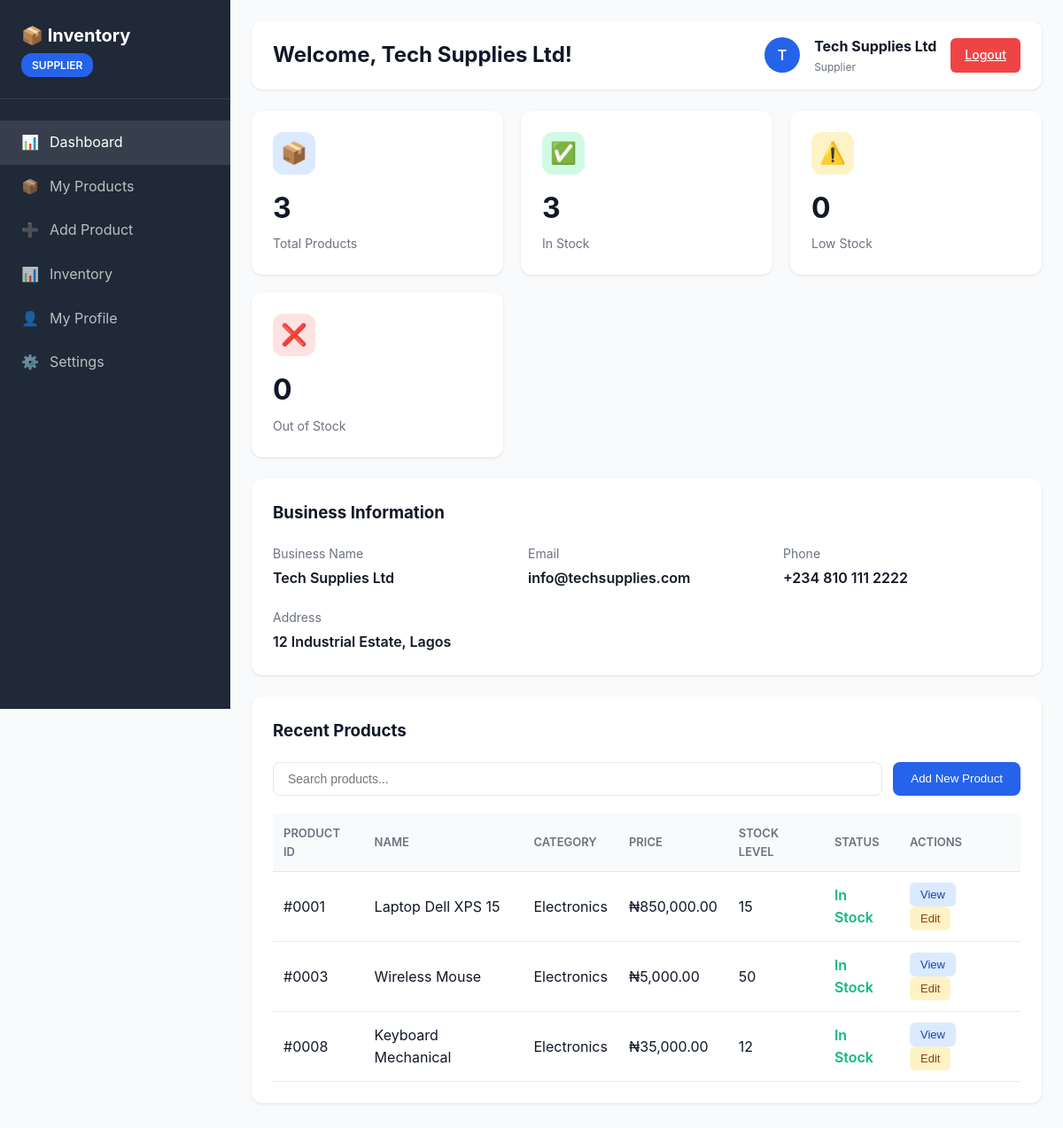
Page /dashboards/supplier_dashboard.php (signed in) on the committed database.
### tables this page shows
CREATE TABLE Supplier (
    SupplierID INT PRIMARY KEY AUTO_INCREMENT,
    Name VARCHAR(100) NOT NULL,
    Email VARCHAR(100) UNIQUE NOT NULL,
    PhoneNo VARCHAR(20),
    ContactInfo VARCHAR(100),
    Address TEXT,
    CreatedAt TIMESTAMP DEFAULT CURRENT_TIMESTAMP,
    UpdatedAt TIMESTAMP DEFAULT CURRENT_TIMESTAMP ON UPDATE CURRENT_TIMESTAMP,
    INDEX idx_supplier_email (Email),
    INDEX idx_supplier_name (Name)
);

CREATE TABLE Product (
    ProductID INT PRIMARY KEY AUTO_INCREMENT,
    ProductName VARCHAR(100) NOT NULL,
    Description TEXT,
    Category VARCHAR(50),
    Price DECIMAL(10, 2) NOT NULL,
    SupplierID INT,
    CreatedAt TIMESTAMP DEFAULT CURRENT_TIMESTAMP,
    UpdatedAt TIMESTAMP DEFAULT CURRENT_TIMESTAMP ON UPDATE CURRENT_TIMESTAMP,
    FOREIGN KEY (SupplierID) REFERENCES Supplier(SupplierID) ON DELETE SET NULL ON UPDATE CASCADE,
    INDEX idx_product_name (ProductName),
    INDEX idx_product_category (Category),
    INDEX idx_product_supplier (SupplierID)
);

### dashboards/supplier_dashboard.php (the view, shortened to what this page needs)
<?php
require_once '../config/db.php';
try {
    $stmt = $pdo->prepare("
        SELECT * FROM Supplier WHERE SupplierID = ?
    ");
    $stmt->execute([$_SESSION['reference_id']]);
    $supplier = $stmt->fetch();
    $stmt = $pdo->prepare("
        SELECT p.*,
               COALESCE(i.Quantity, 0) as StockLevel
        FROM Product p
        LEFT JOIN Inventory i ON p.ProductID = i.ProductID
        WHERE p.SupplierID = ?
        ORDER BY p.CreatedAt DESC
        LIMIT 10
    ");
    $stmt->execute([$_SESSION['reference_id']]);
    $products = $stmt->fetchAll();
    $stmt = $pdo->prepare("SELECT COUNT(*) as count FROM Product WHERE SupplierID = ?");
    $stmt->execute([$_SESSION['reference_id']]);
    $productCount = $stmt->fetch()['count'];
} catch(Exception $e) {
    error_log("Dashboard Error: " . $e->getMessage());
    $products = [];
    $productCount = 0;
}
?>
<!DOCTYPE html>
<html lang="en">
<head>
    <link rel="stylesheet" href="../assets/css/style.css">
    <link rel="stylesheet" href="../assets/css/dashboard.css">
</head>
<body>
    <div class="dashboard-container">
        <aside class="sidebar">
            <div class="sidebar-header">
                <h2>📦 Inventory</h2>
                <span class="role-badge">Supplier</span>
            </div>
            <nav class="sidebar-nav">
                <a href="#" class="nav-item active">
                    <span>📊</span> Dashboard
                </a>
                <a href="#" class="nav-item">
                    <span>📦</span> My Products
                </a>
                <a href="#" class="nav-item">
                    <span>➕</span> Add Product
                </a>
                <a href="#" class="nav-item">
                    <span>📊</span> Inventory
                </a>
                <a href="#" class="nav-item">
                    <span>👤</span> My Profile
                </a>
                <a href="#" class="nav-item">
                    <span>⚙️</span> Settings
                </a>
            </nav>
        </aside>
        <main class="main-content">
            <div class="top-bar">
                <h1>Welcome, <?php echo htmlspecialchars($supplier['Name']); ?>!</h1>
                <div class="user-info">
                    <div class="user-avatar">
                        <?php echo strtoupper(substr($supplier['Name'], 0, 1)); ?>
                    </div>
                    <div>
                        <div><strong><?php echo htmlspecialchars($_SESSION['user_name']); ?></strong></div>
                        <div style="font-size: 12px; color: #6b7280;">Supplier</div>
                    </div>
                    <a href="../auth/logout.php" class="logout-btn">Logout</a>
                </div>
            </div>
            <div class="stats-grid">
                <div class="stat-card blue">
                    <div class="stat-icon">📦</div>
                    <div class="stat-value"><?php echo $productCount; ?></div>
                    <div class="stat-label">Total Products</div>
                </div>
                <div class="stat-card green">
                    <div class="stat-icon">✅</div>
                    <div class="stat-value">
                        <?php
                        $inStock = array_filter($products, function($p) { return $p['StockLevel'] > 0; });
                        echo count($inStock);
                        ?>
                    </div>
                    <div class="stat-label">In Stock</div>
                </div>
                <div class="stat-card yellow">
                    <div class="stat-icon">⚠️</div>
                    <div class="stat-value">
                        <?php
                        $lowStock = array_filter($products, function($p) { return $p['StockLevel'] > 0 && $p['StockLevel'] < 10; });
                        echo count($lowStock);
                        ?>
                    </div>
                    <div class="stat-label">Low Stock</div>
                </div>
                <div class="stat-card red">
                    <div class="stat-icon">❌</div>
                    <div class="stat-value">
                        <?php
                        $outOfStock = array_filter($products, function($p) { return $p['StockLevel'] == 0; });
                        echo count($outOfStock);
                        ?>
                    </div>
                    <div class="stat-label">Out of Stock</div>
                </div>
            </div>
            <div class="content-card">
                <h3>Business Information</h3>
                <div style="display: grid; grid-template-columns: repeat(auto-fit, minmax(250px, 1fr)); gap: 20px; margin-top: 20px;">
                    <div>
                        <p style="color: #6b7280; font-size: 14px; margin-bottom: 4px;">Business Name</p>
                        <p style="font-weight: 600;"><?php echo htmlspecialchars($supplier['Name']); ?></p>
                    </div>
                    <div>
                        <p style="color: #6b7280; font-size: 14px; margin-bottom: 4px;">Email</p>
                        <p style="font-weight: 600;"><?php echo htmlspecialchars($supplier['Email']); ?></p>
                    </div>
                    <div>
                        <p style="color: #6b7280; font-size: 14px; margin-bottom: 4px;">Phone</p>
                        <p style="font-weight: 600;"><?php echo htmlspecialchars($supplier['PhoneNo']); ?></p>
                    </div>
                    <div>
                        <p style="color: #6b7280; font-size: 14px; margin-bottom: 4px;">Address</p>
                        <p style="font-weight: 600;"><?php echo htmlspecialchars($supplier['Address']); ?></p>
                    </div>
                </div>
            </div>
            <div class="content-card">
                <h3>Recent Products</h3>
                <?php if (empty($products)): ?>
                    <div style="text-align: center; padding: 40px; color: #6b7280;">
                        <p style="font-size: 48px; margin-bottom: 16px;">📦</p>
                        <p style="font-size: 18px; font-weight: 600; margin-bottom: 8px;">No products yet</p>
                        <p>Add your first product to get started</p>
                        <button class="btn-primary" style="margin-top: 20px;">Add Product</button>
                    </div>
                <?php else: ?>
                    <div class="search-bar">
                        <input type="text" placeholder="Search products..."
                               onkeyup="searchTable(this.value, 'productsTable')">
                        <button>Add New Product</button>
                    </div>
                    <table class="data-table" id="productsTable">
                        <thead>
                            <tr>
                                <th>Product ID</th>
                                <th>Name</th>
                                <th>Category</th>
                                <th>Price</th>
                                <th>Stock Level</th>
                                <th>Status</th>
                                <th>Actions</th>
                            </tr>
                        </thead>
                        <tbody>
                            <?php foreach ($products as $product): ?>
                            <tr>
                                <td>#<?php echo str_pad($product['ProductID'], 4, '0', STR_PAD_LEFT); ?></td>
                                <td><?php echo htmlspecialchars($product['ProductName']); ?></td>
                                <td><?php echo htmlspecialchars($product['Category'] ?? 'N/A'); ?></td>
                                <td>₦<?php echo number_format($product['Price'], 2); ?></td>
                                <td><?php echo $product['StockLevel']; ?></td>
                                <td>
                                    <?php if ($product['StockLevel'] > 10): ?>
                                        <span style="color: #10b981; font-weight: 600;">In Stock</span>
                                    <?php elseif ($product['StockLevel'] > 0): ?>
                                        <span style="color: #f59e0b; font-weight: 600;">Low Stock</span>
                                    <?php else: ?>
                                        <span style="color: #ef4444; font-weight: 600;">Out of Stock</span>
                                    <?php endif; ?>
                                </td>
                                <td>
                                    <button class="action-btn view">View</button>
                                    <button class="action-btn edit">Edit</button>
                                </td>
                            </tr>
                            <?php endforeach; ?>
                        </tbody>
                    </table>
                <?php endif; ?>
            </div>
        </main>
    </div>
</body>
</html>

### assets/css/style.css (style rules this page uses)
* { margin: 0; padding: 0; box-sizing: border-box; }
:root { --primary-color: #2563eb; --primary-hover: #1d4ed8; --success-color: #10b981; --error-color: #ef4444; --warning-color: #f59e0b; --dark-bg: #1f2937; --light-bg: #f9fafb; --border-color: #e5e7eb; --text-primary: #111827; --text-secondary: #6b7280; --shadow: 0 1px 3px rgba(0, 0, 0, 0.1); --shadow-lg: 0 10px 25px rgba(0, 0, 0, 0.1); }
body { font-family: -apple-system, BlinkMacSystemFont, 'Segoe UI', Roboto, Oxygen, Ubuntu, Cantarell, sans-serif; background: linear-gradient(135deg, #667eea 0%, #764ba2 100%); color: var(--text-primary); line-height: 1.6; min-height: 100vh; }

### assets/css/dashboard.css (style rules this page uses)
.dashboard-container { display: flex; min-height: 100vh; background: var(--light-bg); }
.sidebar { width: 260px; background: var(--dark-bg); color: white; padding: 24px 0; position: fixed; height: 100vh; overflow-y: auto; }
.sidebar-header { padding: 0 24px 24px; border-bottom: 1px solid rgba(255, 255, 255, 0.1); }
.sidebar-header h2 { font-size: 20px; margin-bottom: 4px; }
.sidebar-header .role-badge { display: inline-block; background: var(--primary-color); padding: 4px 12px; border-radius: 12px; font-size: 12px; font-weight: 600; text-transform: uppercase; }
.sidebar-nav { margin-top: 24px; }
.nav-item { padding: 12px 24px; display: flex; align-items: center; gap: 12px; color: rgba(255, 255, 255, 0.7); text-decoration: none; transition: all 0.3s ease; cursor: pointer; }
.nav-item:hover, .nav-item.active { background: rgba(255, 255, 255, 0.1); color: white; }
.main-content { flex: 1; margin-left: 260px; padding: 24px; }
.top-bar { background: white; padding: 16px 24px; border-radius: 12px; margin-bottom: 24px; display: flex; justify-content: space-between; align-items: center; box-shadow: var(--shadow); }
.top-bar h1 { font-size: 24px; color: var(--text-primary); }
.user-info { display: flex; align-items: center; gap: 16px; }
.user-avatar { width: 40px; height: 40px; border-radius: 50%; background: var(--primary-color); display: flex; align-items: center; justify-content: center; color: white; font-weight: 600; }
.logout-btn { padding: 8px 16px; background: var(--error-color); color: white; border: none; border-radius: 6px; cursor: pointer; font-size: 14px; font-weight: 500; transition: background 0.3s ease; }
.stats-grid { display: grid; grid-template-columns: repeat(auto-fit, minmax(240px, 1fr)); gap: 20px; margin-bottom: 24px; }
.stat-card { background: white; padding: 24px; border-radius: 12px; box-shadow: var(--shadow); }
.stat-card .stat-icon { width: 48px; height: 48px; border-radius: 12px; display: flex; align-items: center; justify-content: center; font-size: 24px; margin-bottom: 12px; }
.stat-card.blue .stat-icon { background: #dbeafe; }
.stat-card.green .stat-icon { background: #d1fae5; }
.stat-card.yellow .stat-icon { background: #fef3c7; }
.stat-card.red .stat-icon { background: #fee2e2; }
.stat-card .stat-value { font-size: 32px; font-weight: 700; color: var(--text-primary); margin-bottom: 4px; }
.stat-card .stat-label { color: var(--text-secondary); font-size: 14px; }
.content-card { background: white; padding: 24px; border-radius: 12px; box-shadow: var(--shadow); margin-bottom: 24px; }
.content-card h3 { margin-bottom: 20px; color: var(--text-primary); }
.data-table { width: 100%; border-collapse: collapse; }
.data-table thead { background: var(--light-bg); }
.data-table th, .data-table td { padding: 12px; text-align: left; border-bottom: 1px solid var(--border-color); }
.data-table th { font-weight: 600; color: var(--text-secondary); font-size: 13px; text-transform: uppercase; }
.action-btn { padding: 6px 12px; border: none; border-radius: 6px; cursor: pointer; font-size: 13px; margin-right: 8px; transition: all 0.3s ease; }
.action-btn.view { background: #dbeafe; color: #1e40af; }
.action-btn.edit { background: #fef3c7; color: #92400e; }
.search-bar { margin-bottom: 20px; display: flex; gap: 12px; }
.search-bar input { flex: 1; padding: 10px 16px; border: 1px solid var(--border-color); border-radius: 8px; font-size: 14px; }
.search-bar button { padding: 10px 20px; background: var(--primary-color); color: white; border: none; border-radius: 8px; cursor: pointer; font-weight: 500; }

### rows in the picture
supplier: Name "Tech Supplies Ltd", Name "T", Email "info@techsupplies.com", PhoneNo "+234 810 111 2222", Address "12 Industrial Estate, Lagos"
product: ProductID "0001", ProductName "Laptop Dell XPS 15", Category "Electronics", Price "850,000.00", StockLevel "15"
product: ProductID "0003", ProductName "Wireless Mouse", Category "Electronics", Price "5,000.00", StockLevel "50"
product: ProductID "0008", ProductName "Keyboard Mechanical", Category "Electronics", Price "35,000.00", StockLevel "12"

### other values in the picture
$_SESSION['user_name'] "Tech Supplies Ltd"
$productCount "3"
count($inStock) "3"
count($lowStock) "0"
count($outOfStock) "0"
